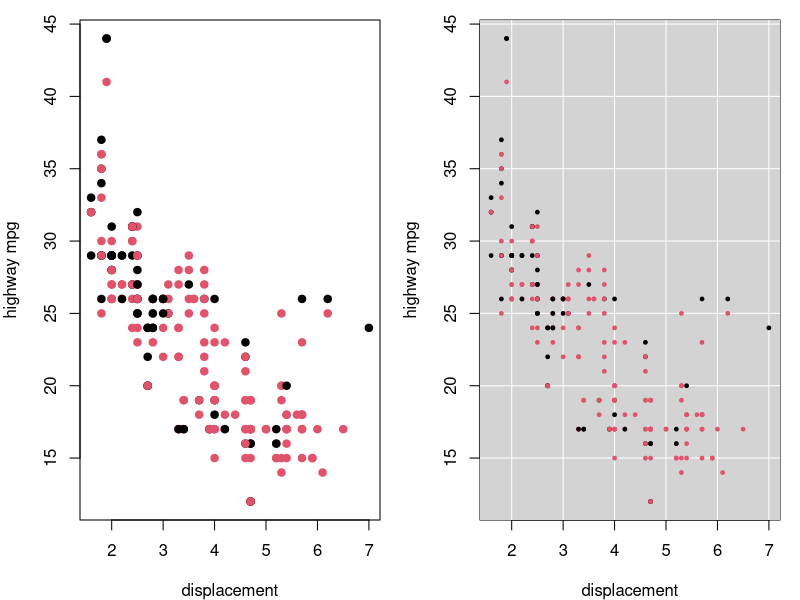

Source code (R): (Note: this script raises an error after producing the figure.)
library(ggplot2)
head(mpg)
mpg$transmission <- rep("manual",nrow(mpg))
mpg$transmission[grep("auto",mpg$trans)] <- "automatic"
setwd("~sw283/lnotes/StatProg/sp-notes")
ps <- FALSE
if (ps) postscript("mpg-base.eps",width=8,height=3)
par(mfrow=c(1,2),mar=c(4,4,1,1)) 
plot(mpg$displ,mpg$hwy,xlab="displacement",ylab="highway mpg",
     pch=19,col=(mpg$transmission=="automatic")+1)

plot(mpg$displ,mpg$hwy,type="n",xlab="displacement",ylab="highway mpg")
rect(0,0,8,50,col="lightgrey")
abline(v=2:7,h=seq(10,45,by=5),col="white")
points(mpg$displ,mpg$hwy,col=(mpg$transmission=="automatic")+1,pch=19,cex=.5)
if (ps) dev.off()

a <- ggplot(mpg,aes(x=displ,y=hwy)) + geom_point(aes(colour=transmission)) +
     geom_smooth(method=gam,formula=y~s(x))
#ggsave("mpg-gg.pdf",width=6,height=3)


## univariate

ps <- FALSE
if (ps) postscript("geyser-base.eps",width=8,height=3.8)
par(mfrow=c(1,2)) 
hist(faithful$eruptions) ## default plot
hist(faithful$eruptions,breaks=quantile(faithful$eruptions,seq(0,1,length=15)),
xlab="eruption time (mins)",main="Old Faithful geyser",col="purple")
if (ps) dev.off()

ps <- TRUE
if (ps) postscript("geyser-kernel.eps",width=8,height=3.8)
par(mfrow=c(1,2)) 
n <- nrow(faithful);set.seed(8)
erupt <- faithful$eruption + rnorm(n*1000,sd=.2)
hist(erupt,breaks=100,freq=FALSE)
plot(density(faithful$eruptions,adjust=.6),type="l",xlab="eruption time (mins)",
     main="kernel denisty estimate",col=2)
if (ps) dev.off()

hist(faithful$eruptions,breaks=30)
plot(density(faithful$eruptions,adjust=1),type="l",xlab="eruption time (mins)",
     main="kernel denisty estimate")

a <- ggplot(faithful,aes(x=eruptions,after_stat(density))) +
geom_histogram(bins=20,col="green",fill="purple") +
geom_density(adjust=.5,col="red")

#ggsave(a,file="geyser-gg.eps",width=6,height=3)

## exercise using functions seq, rowSums, matrix, rep and dnorm,
## create a kernel density estimation function... 
kernel <- function(x,h=1,xlim=range(x),n=100) {
  x0 <- seq(xlim[1],xlim[2],length=n);m <- length(x)
  y <- rowSums(matrix(dnorm(rep(x0,m),mean=rep(x,each=n),sd=h),n,m))
  list(x=x0,y=y)
}
plot(kernel(faithful$eruptions,h=.2,xlim=c(1,6)),type="l")

if (ps) postscript("geyser-acf.eps",width=8,height=3.8)
par(mfrow=c(1,2)) 
acf(faithful$eruptions); pacf(faithful$eruptions)
if (ps) dev.off()
## 1-D categorical
d <- c(3362,428,290,369,978,1723,2471,3731,5607,7926,12934,20688,29905,40456,53579,84784,106448,136269,150325,178684)

## covid.deaths
cd <- c(3,1,3,10,26,65,133,257,438,740,1418,2587,4250,6337,8528,13388,18622,25220,27718,30247)

names(cd) <- names(d) <- c("0","1-4","5-9","10-14","15-19","20-24","25-29","30-34","35-39","40-44","45-49","50-54","55-59","60-64","65-69","70-74","75-79","80-84","85-89","90+")

if (ps) postscript("deaths1.eps",width=11,height=4)
par(mfrow=c(1,2))
barplot(d,las=2,main="All deaths Mar 20-Aug 21")
barplot(cd,ylim=c(0,max(d)),las=2,main="Covid deaths Mar 20-Aug 21")
if (ps) dev.off()

if (ps) postscript("deaths2.eps",width=11,height=4)
## png("deaths2.png",width=1200,height=300)
par(mfrow=c(1,2))
D <- rbind(cd,d-cd) ## create matrix of counts to plot
rownames(D) <- c("covid","not covid")
## Add in a legend identifying colours
barplot(D,las=2,main="All deaths Mar 20-Aug 21",legend.text=TRUE,
args.legend=list(x=7,y=150000,xjust=.5)) 
barplot(D[,1:10],las=2,main="Age 0-44 deaths  Mar 20-Aug 21")
if (ps) dev.off()

## ggplot (insists on tidy data), geom_bar would expect to have to count up
## occurances of a discrete variable in a data frame. Clearly ridiculous to
## expand our 20 observations to .85 Million, so use geom_col

n <- length(d)
age <- factor(1:n);levels(age) <- names(d)
ggdat <- data.frame(age=c(age,age),deaths=c(cd,d-cd),type=c(rep("covid",n),rep("not covid",n))) ## tidy data frame
b <- ggplot(ggdat,aes(x=age,y=deaths,fill=type)) + geom_col() +
labs(title="All UK deaths Mar 2020 - Aug 2021")
b
#ggsave(b,file="deaths3.eps",width=11,height=4)

## other bivariate plots

head(ToothGrowth)
if (ps) postscript("boxplot1.eps",width=10,height=3)
par(mfrow=c(1,3),mar=c(5,5,1,1))
boxplot(len~supp,data=ToothGrowth,cex.lab=1.5)
boxplot(len~dose,data=ToothGrowth,cex.lab=1.5)
boxplot(len~dose+supp,data=ToothGrowth,cex.lab=1.5)
if (ps) dev.off()

ToothGrowth$comb <- with(ToothGrowth,paste(supp,dose))

## can also use x = comb, but that won't work if numeric
a <- ggplot(ToothGrowth,aes(y=len,x=comb)) + geom_boxplot()
a
b <- ggplot(ToothGrowth,aes(y=len,x=as.factor(dose))) + geom_violin()
b
# ggsave(a,file="boxplot2.eps",width=6,height=4)
# ggsave(b,file="violin.eps",width=4,height=4)

## Some 3D plotting...
foo <- function(x,y) {
  r <- sqrt(x^2+y^2)
  exp(-r*2)*cos(r*10)
} ## foo

n <- 50
x <- seq(-1,1,length=n)
y <- seq(-1,1,length=n)
xy = expand.grid(x=x,y=y)

xy$z <- foo(xy$x,xy$y)
z <- matrix(xy$z,n,n)

if (ps) postscript("3d.eps",width=11,height=4)
par(mfrow=c(1,3),mar=c(4,4,1,1))
persp(x,y,z,theta=30,phi=30,col="lightblue",shade=.3)
image(x,y,z)
contour(x,y,z,xlab="x",ylab="y")
if (ps) dev.off()

a <- ggplot(xy,aes(x=x,y=y)) + geom_raster(aes(fill=z)) + geom_contour(aes(z=z))
# ggsave(a,file="gg-contour.eps",width=5,height=4)